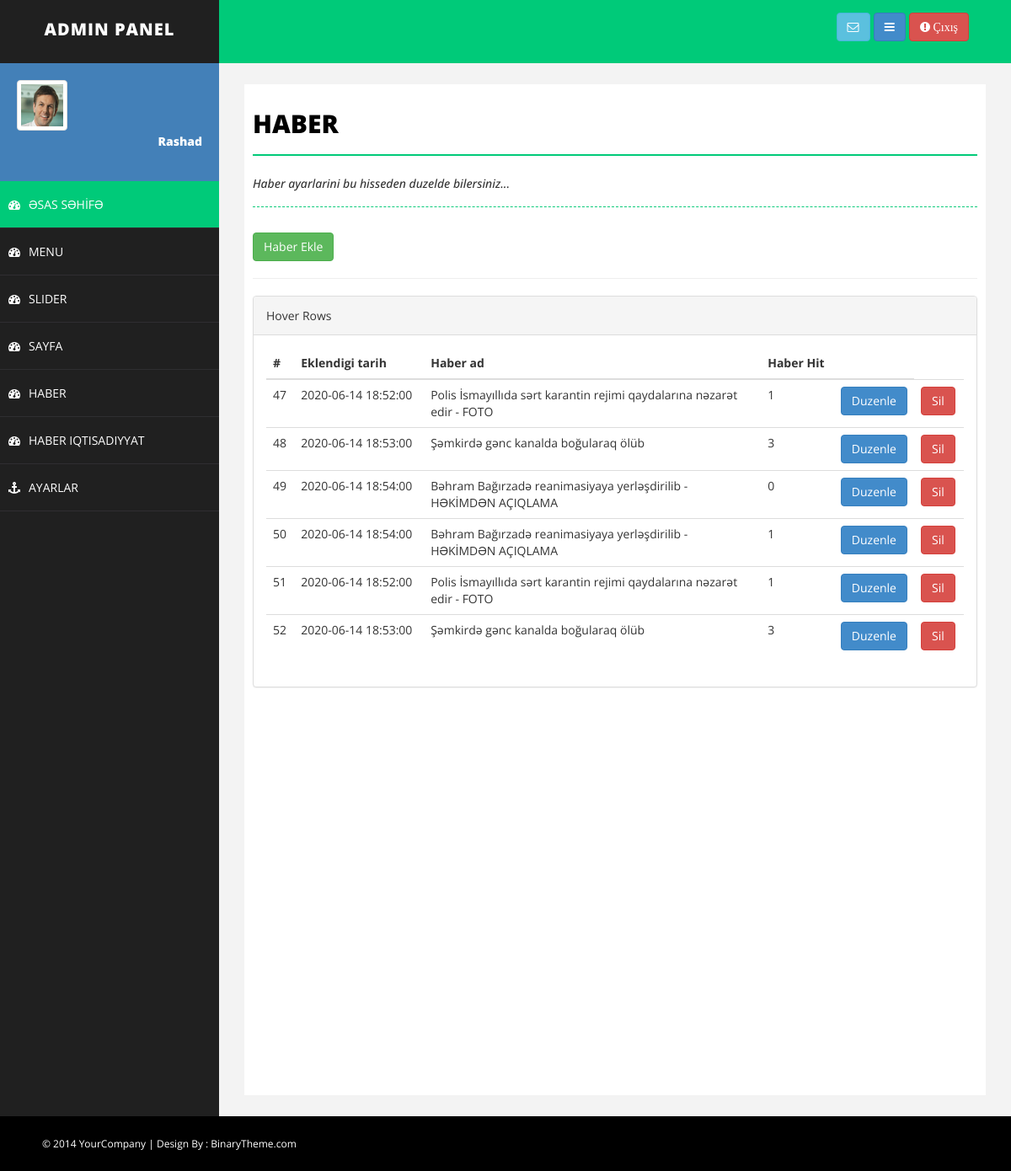
The page /haber.php (signed in) on the database its author committed.
### tables this page shows
CREATE TABLE `haber` (
  `haber_id` int(11) NOT NULL,
  `haber_zaman` datetime NOT NULL,
  `haber_ad` varchar(150) NOT NULL,
  `haber_detay` varchar(6000) NOT NULL,
  `haber_resimyol` varchar(100) NOT NULL,
  `haber_hit` varchar(500) NOT NULL DEFAULT '0'
);

### haber.php (the view, shortened to what this page needs)
<?php
include 'header.php';
include 'sidebar.php';
 ?>
  <div id="page-wrapper">
            <div id="page-inner">
                <div class="row">
                    <div class="col-md-12">
                        <h1 class="page-head-line">HABER</h1>
                        <h1 class="page-subhead-line">Haber ayarlarini bu hisseden duzelde bilersiniz... </h1>
                    </div>
                        <div class="col-md-12">
                        <a href="haber-ekle.php"> <button class="btn btn-success" >Haber Ekle</button></a>
                         <hr>
                         </div>
                </div>
                <div class="row">
                <div class="col-md-12">
                    <div class="panel panel-default">
                        <div class="panel-heading">
                            Hover Rows
                        </div>
                        <div class="panel-body">
                            <div class="table-responsive">
                                <table class="table table-hover">
                                    <thead>
                                        <tr>
                                            <th>#</th>
                                            <th >Eklendigi tarih</th>
                                            <th style="width: 400px">Haber ad</th>
                                            <th >Haber Hit</th>
                                            <th style="width: 20px"></th>
                                        </tr>
                                    </thead>
                                    <tbody>
                                      <?php
                                      include 'baglan.php';
                                       $habersor = $baglan->query("SELECT * FROM haber ");
                                      while ($habercek = $habersor->fetch_array()) {
                                     ?>
                                        <tr>
                                            <td><?php echo $habercek['haber_id']; ?></td>
                                            <td><?php echo $habercek['haber_zaman']; ?></td>
                                            <td><?php echo $habercek['haber_ad']; ?></td>
                                             <td><?php echo $habercek['haber_hit']; ?></td>
                                            <td><a href="haber-duzenle.php?menu_id=<?php   echo $sayfacek['sayfa_id'] ?>"><button class="btn btn-primary">Duzenle</button></a></td>
                                             <td><a href="islem.php?haber_id=<?php   echo $habercek['haber_id'] ?>&habersil=ok"><button class="btn btn-danger">Sil</button></a></td>
                                        </tr>
                                    <?php  }   ?>
                                    </tbody>
                                </table>
                            </div>
                        </div>
                    </div>
                  </div>
                    </div>
                </div>
            </div>
  <?php  include 'footer.php';  ?>

### assets/css/basic.css (style rules this page uses)
body { font-family: 'Open Sans', sans-serif; line-height:25px; }
#page-wrapper { padding: 15px 15px; min-height: 600px; background: #F3F3F3; }
#page-inner { width: 100%; margin: 10px 20px 10px 0px; background-color: #fff!important; padding: 10px; min-height: 1200px; }
.page-head-line { font-size: 30px; text-transform: uppercase; color: #000; font-weight: 800; padding-bottom: 20px; border-bottom: 2px solid #00CA79; margin-bottom: 10px; }
.page-subhead-line { font-size: 14px; padding-top: 5px; padding-bottom: 20px; font-style:italic; margin-bottom:30px; border-bottom:1px dashed #00CA79; }
@media (min-width:768px) { #page-wrapper { margin: 0 0 0 260px; padding: 15px 30px; min-height: 1200px; } }

### rows shown on the page
haber: haber_id "47", haber_zaman "2020-06-14 18:52:00", haber_ad "Polis İsmayıllıda sərt karantin rejimi qaydalarına nəzarət edir - FOTO", haber_hit "1"
haber: haber_id "48", haber_zaman "2020-06-14 18:53:00", haber_ad "Şəmkirdə gənc kanalda boğularaq ölüb", haber_hit "3"
haber: haber_id "49", haber_zaman "2020-06-14 18:54:00", haber_ad "Bəhram Bağırzadə reanimasiyaya yerləşdirilib - HƏKİMDƏN AÇIQLAMA", haber_hit "0"
haber: haber_id "50", haber_zaman "2020-06-14 18:54:00", haber_ad "Bəhram Bağırzadə reanimasiyaya yerləşdirilib - HƏKİMDƏN AÇIQLAMA", haber_hit "1"
haber: haber_id "51", haber_zaman "2020-06-14 18:52:00", haber_ad "Polis İsmayıllıda sərt karantin rejimi qaydalarına nəzarət edir - FOTO", haber_hit "1"
haber: haber_id "52", haber_zaman "2020-06-14 18:53:00", haber_ad "Şəmkirdə gənc kanalda boğularaq ölüb", haber_hit "3"
